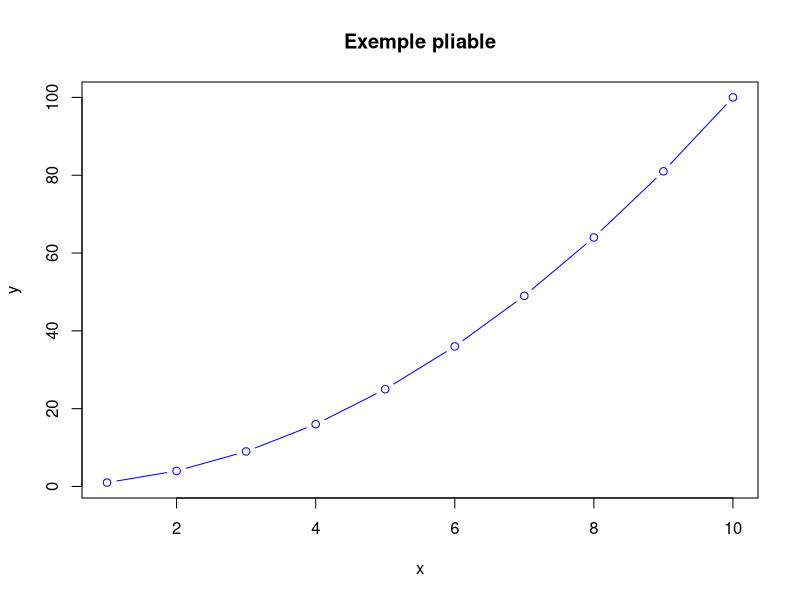
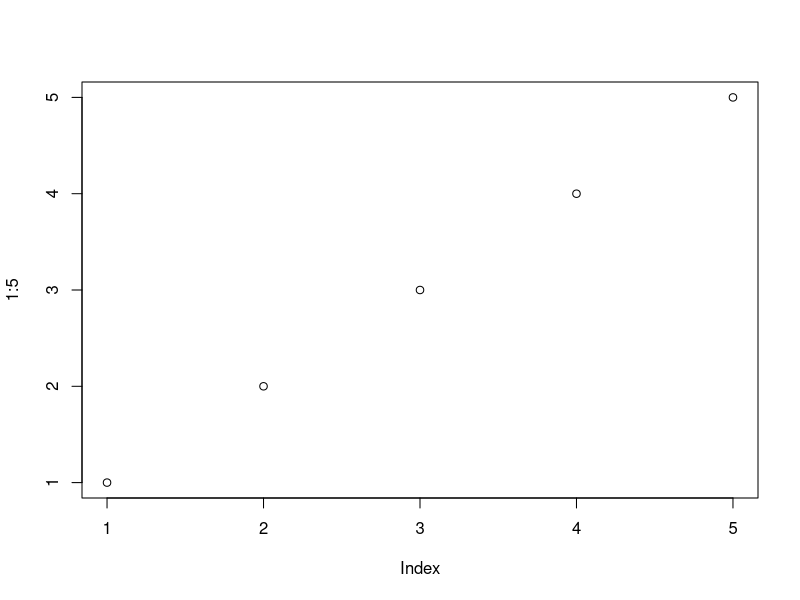

Recreate these plots in R, in order.
## ---- chunk 1
# Un petit exemple
x <- 1:10
y <- x^2
plot(x, y, type='b', col='blue', main='Exemple pliable')
## ---- chunk 2
summary(y)
## ---- chunk 3
mondata = data.frame(
            A = 1:11,
            B = 10:20
            )
## ---- chunk 4
mondata2 = c("A",
             "B")
## ---- chunk 5
plot(1:5)
